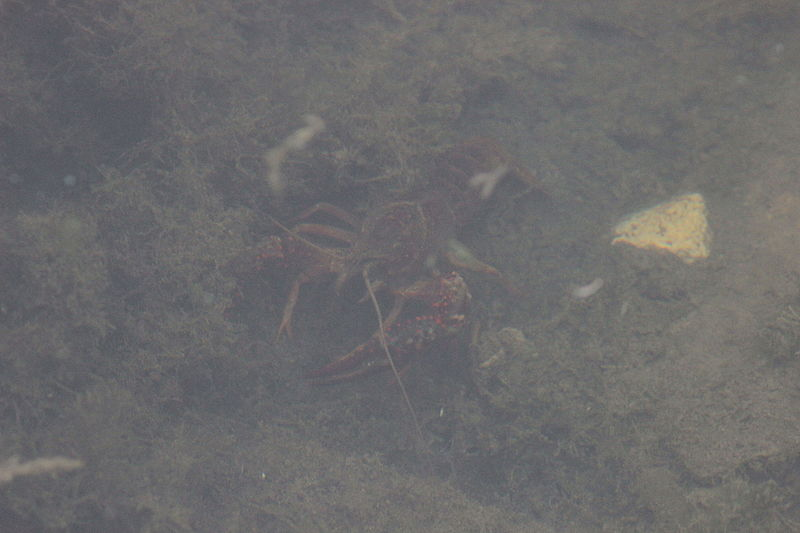
#> input picture tp1/figs/Crayfish_low_contrast.JPG, 800 x 533 px
$ python -i my_functions.py   (imports and definitions only)
#> lines starting #> are read from the running program, lines starting #| are printed output that depends on the picture
#Ce fichier sera alloué aux fonctions de la partie II du TP 01b
import matplotlib.pyplot as plt
import numpy as np
def OpenImage(file):
    """
    return matrix I, C number of cols, L number of lingnes
        """
    I=plt.imread(file)
    L,C = I.shape[:2]
    return (I,L,C)
# [10 lines left out: functions Divide, HSV, not called in this run]
def CountPix(file):
    (I,L,C) = OpenImage(file)
    return L*C
def factPix(a,b,I):
    I_fact =I*a+b
    return I_fact
# [5 lines left out: function func_a, not called in this run]
def func_m(I):
    mean = I.mean()
    std = I.std()
    return (mean,std)
def normalize(I):
    (mean,std) = func_m(I)
    I_norm=(I-mean)/std
    return I_norm
def inverse(I):
    I_inv = I.max()-I
    return I_inv
def calcHist(I):
    H,b=np.histogram(I,bins=256)
    return (H,b)
# [24 lines left out: functions thresHold, func_j, not called in this run]
def func_t(file):
#> called with file = 'figs/Crayfish_low_contrast.JPG'
    (I,L,C) = OpenImage(file)
#> in OpenImage, I is the input picture: shape (533, 800, 3); mean R, G, B 107.8, 107, 107.8
#> L = 533; C = 800
    plt.figure(1)
#     show the image
    plt.imshow(I)
#     calcule the historgram
    I_hist,I_bins = calcHist(I)
#> in calcHist, `H,b=np.histogram(I,bins=256)`: H = 256 values, max 67422 at index 59, min 0 at index 1, mean 4996.9; b = 257 values from 77 to 210
#> I_hist has the same summary as H in calcHist; I_bins = 257 values from 77 to 210
#     plot the histrograme
    plt.figure(2)
    plt.plot(I_hist)
    #Normalize
    I_normalize = normalize(I)
#> in func_m, `mean = I.mean()`: mean = 107.6
#> in func_m, `std = I.std()`: std = 9.32
#> in normalize, `(mean,std) = func_m(I)`: mean = 107.6; std = 9.32
#> in normalize, `I_norm=(I-mean)/std`:
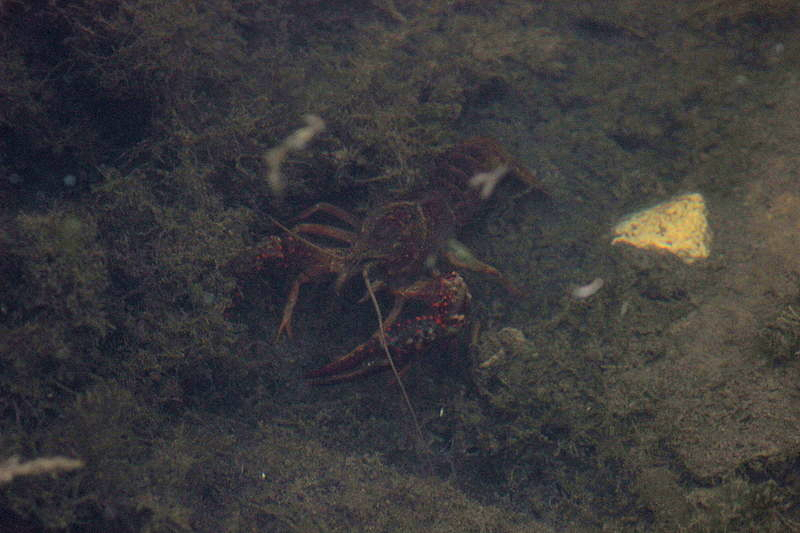
#> I_norm: shape (533, 800, 3) float64; mean R, G, B 0.024, -0.054, 0.03; drawn with min black and max white
    plt.figure(3)
    plt.imshow(I_normalize)
#   plot the histrograme after normalization
    plt.figure(4)
    I_normalize_hist,I_normalize_bins = calcHist(I_normalize)
#> I_normalize_hist has the same summary as H in calcHist; I_normalize_bins = 257 values from -3.28 to 10.99
    plt.plot(I_normalize_hist)
    return 0
# [19 lines left out: function func_f, not called in this run]

>>> result = func_t('figs/Crayfish_low_contrast.JPG')
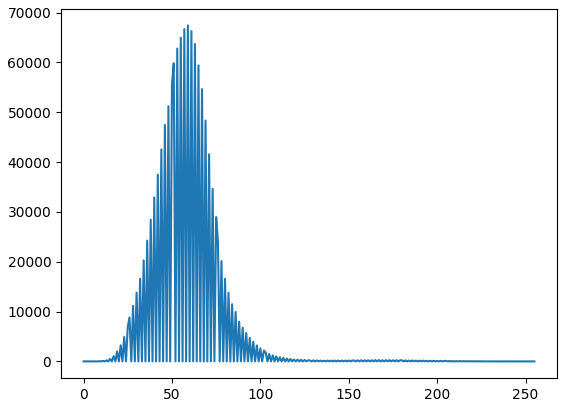
#> figure drawn by matplotlib, 1 panel; curve peaks at x = 59, y = 67422
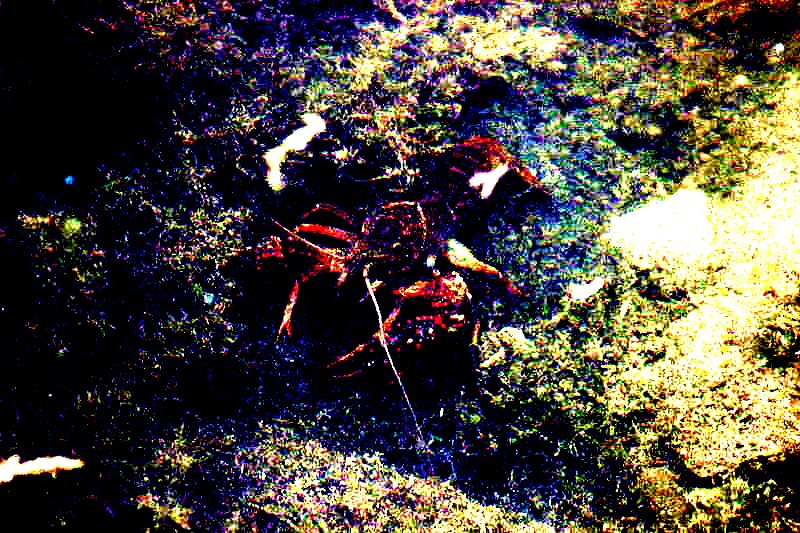
#> shown: shape (533, 800, 3) float64; mean R, G, B 0.298, 0.268, 0.231
